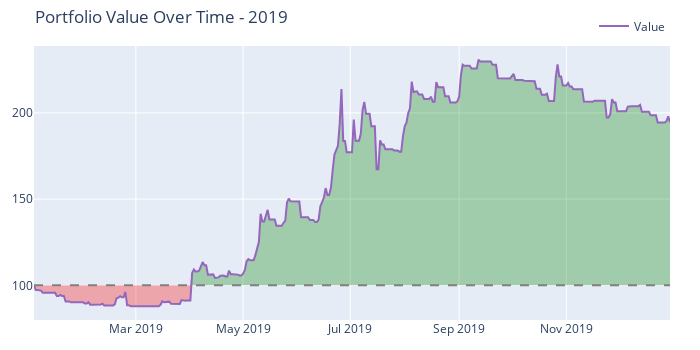
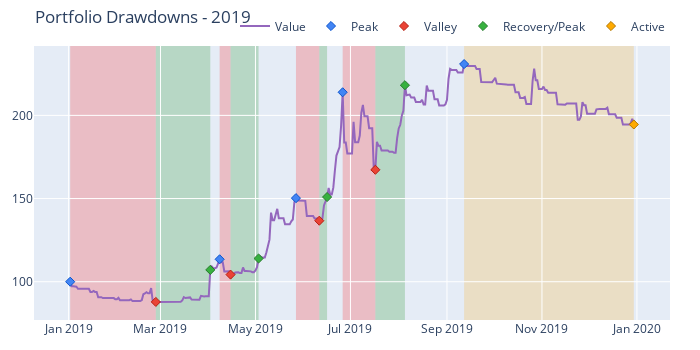
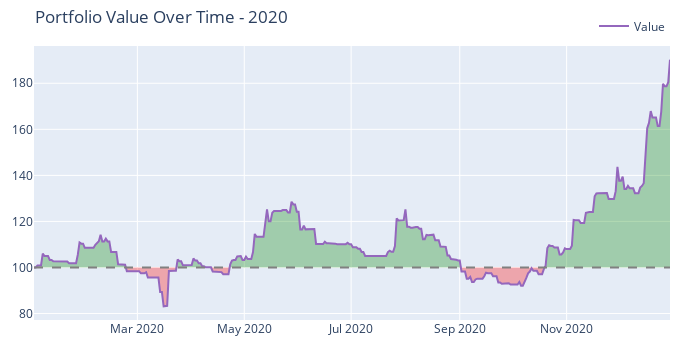
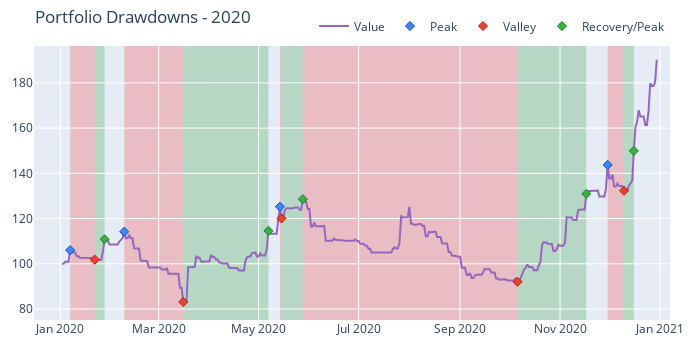

The notebook cell these images were saved under, in order:
### Code cell
import yfinance as yf
import numpy as np
import pandas as pd
import matplotlib.pyplot as plt
import tensorflow as tf
from tensorflow.keras.models import Sequential
from tensorflow.keras.layers import LSTM, Dense, Dropout
from gpflow.kernels import Matern32
from gpflow.models import GPR
from gpflow import set_trainable
from sklearn.preprocessing import StandardScaler
import vectorbt as vbt
from datetime import datetime, timedelta

def fetch_and_process_data(
    ticker="BTC-USD",
    start_date="2020-01-01",
    end_date="2020-12-31"
):
    # Download data
    data = yf.download(ticker, start=start_date, end=end_date)
    
    if data.empty:
        raise ValueError(f"No data found for {ticker} between {start_date} and {end_date}")
    
    # Use "Adj Close" if available, otherwise fallback to "Close"
    if "Adj Close" in data.columns:
        price_series = data["Adj Close"].copy()
    else:
        price_series = data["Close"].copy()
    
    # Ensure price_series is a Series
    if isinstance(price_series, pd.DataFrame):
        price_series = price_series.squeeze()
    
    price_series.name = ticker
    returns = price_series.pct_change().dropna()
    
    scaler = StandardScaler()
    std_returns = scaler.fit_transform(returns.values.reshape(-1, 1))
    
    valid_index = returns.index
    return price_series.loc[valid_index], pd.Series(
        std_returns.flatten(), index=valid_index, name="Standardized Returns"
    )

def generate_signals(returns, train_ratio=0.8, epochs=50):
    # Prepare features: using time step as a feature
    X = np.arange(len(returns), dtype=np.float64).reshape(-1, 1)
    y = returns.values.reshape(-1, 1)
    
    # Use GPR for trend detection
    kernel = Matern32()
    gpr = GPR(data=(X, y), kernel=kernel)
    set_trainable(gpr.likelihood.variance, False)
    trend = gpr.predict_f(X)[0].numpy().flatten()
    
    # Combine returns and trend to form features
    features = np.hstack([returns.values.reshape(-1, 1), trend.reshape(-1, 1)])
    
    # Train/test split (only use train_features for training)
    split_index = int(len(features) * train_ratio)
    train_features = features[:split_index]
    train_labels = returns.values[:split_index]
    
    # Reshape for LSTM input (3D shape required)
    train_features = train_features.reshape(
        (train_features.shape[0], 1, train_features.shape[1])
    )
    
    # Build LSTM model
    model = Sequential([
        LSTM(64, return_sequences=True, input_shape=(train_features.shape[1], train_features.shape[2])),
        Dropout(0.2),
        LSTM(32),
        Dense(1, activation="tanh")
    ])
    model.compile(optimizer=tf.keras.optimizers.Adam(learning_rate=0.001), loss="mse")
    
    # Fit the model on training portion
    model.fit(train_features, train_labels, epochs=epochs, batch_size=32, verbose=0)
    
    # Predict signals using all features
    all_features = features.reshape((features.shape[0], 1, features.shape[1]))
    predicted_signals = model.predict(all_features, verbose=0).flatten()
    
    # Clip predictions to the range [-1, 1]
    positions = np.clip(predicted_signals, -1, 1)
    
    return positions

def backtest_strategy(price_series, positions):
    # Ensure price_series is a Series with a name
    if isinstance(price_series, pd.DataFrame):
        price_series = price_series.squeeze()
    
    positions = pd.Series(positions, index=price_series.index, name=price_series.name)
    entries = positions > 0
    exits = positions < 0
    
    # Create the portfolio using vectorbt
    pf = vbt.Portfolio.from_signals(
        close=price_series, 
        entries=entries, 
        exits=exits, 
        size=np.abs(positions), 
        freq="1D"
    )
    return pf

def evaluate_performance(portfolio, label=""):
    print(f"\nPortfolio Metrics for period: {label}")
    try:
        total_return = portfolio.total_return()
        sharpe = portfolio.sharpe_ratio()
        max_drawdown = portfolio.max_drawdown()
        print(f"Total Return: {float(total_return):.2%}")
        print(f"Sharpe Ratio: {float(sharpe):.2f}")
        print(f"Max Drawdown: {float(max_drawdown):.2%}")
    except Exception as e:
        print("Error calculating performance metrics:", e)
    
    # Optionally, plot the portfolio performance (comment these lines if running multiple tests to avoid multiple pop-ups)
    fig_value = portfolio.plot_value(title=f'Portfolio Value Over Time - {label}')
    fig_value.show()
    
    fig_drawdowns = portfolio.plot_drawdowns(title=f'Portfolio Drawdowns - {label}')
    fig_drawdowns.show()

def test_period(ticker, start_date, end_date, label, train_ratio=0.8, epochs=50):
    print(f"\nTesting period {label} ({start_date} to {end_date})")
    try:
        price_series, returns = fetch_and_process_data(ticker=ticker, start_date=start_date, end_date=end_date)
        positions = generate_signals(returns, train_ratio=train_ratio, epochs=epochs)
        portfolio = backtest_strategy(price_series, positions)
        evaluate_performance(portfolio, label=label)
        print(portfolio.stats())
    except Exception as e:
        print(f"Failed testing period {label}: {e}")

def main():
    ticker = "BTC-USD"
    current_date = datetime.now()
    current_year = current_date.year
    
    # Test full calendar years starting from 2019.
    for year in range(2019, current_year + 1):
        # For past years, use full year. For current year, use YTD.
        if year < current_year:
            start_date = f"{year}-01-01"
            end_date = f"{year}-12-31"
            label = f"{year}"
        else:
            start_date = f"{year}-01-01"
            end_date = current_date.strftime('%Y-%m-%d')
            label = f"{year} (YTD)"
        test_period(ticker, start_date, end_date, label)
    
    # Define multi-year tests ending on current day.
    multi_year_periods = {
        "2-Year": 2,
        "3-Year": 3,
        "5-Year": 5
    }
    
    for period_label, years in multi_year_periods.items():
        start_date_dt = current_date - timedelta(days=int(365 * years))
        start_date = start_date_dt.strftime('%Y-%m-%d')
        end_date = current_date.strftime('%Y-%m-%d')
        label = f"{period_label} Period ({start_date} to {end_date})"
        test_period(ticker, start_date, end_date, label)

if __name__ == "__main__":
    main()

### Figure 1 — Plotly figure (JSON) as saved in the notebook; plotly's stock layout.template omitted (floating-point values rounded to 4 significant figures; data arrays with more than 128 entries replaced by an {"elided": "..."} marker saying what was removed)
{"data": [{"hoverinfo": "skip", "line": {"color": "rgba(0, 0, 0, 0)", "width": 0}, "opacity": 0, "showlegend": false, "type": "scatter", "uid": "b50b00ed-6564-43d7-83e6-ea411d71e3fb", "x": {"elided": "363 str values"}, "y": {"elided": "363 int values"}}, {"connectgaps": false, "fill": "tonexty", "fillcolor": "rgba(0, 128, 0, 0.3)", "hoverinfo": "skip", "line": {"color": "rgba(0, 0, 0, 0)", "width": 0}, "opacity": 0, "showlegend": false, "type": "scatter", "uid": "b76655d1-29e6-46b7-917f-c79c1ac5b8be", "x": {"elided": "363 str values"}, "y": {"elided": "363 float values"}}, {"hoverinfo": "skip", "line": {"color": "rgba(0, 0, 0, 0)", "width": 0}, "opacity": 0, "showlegend": false, "type": "scatter", "uid": "89373b6c-c826-4dde-b069-00564ddc08f6", "x": {"elided": "363 str values"}, "y": {"elided": "363 int values"}}, {"connectgaps": false, "fill": "tonexty", "fillcolor": "rgba(255, 0, 0, 0.3)", "hoverinfo": "skip", "line": {"color": "rgba(0, 0, 0, 0)", "width": 0}, "opacity": 0, "showlegend": false, "type": "scatter", "uid": "69fc0163-c3c3-4f39-b6af-f798f800b23f", "x": {"elided": "363 str values"}, "y": {"elided": "363 float values"}}, {"line": {"color": "#9467bd"}, "name": "Value", "showlegend": true, "type": "scatter", "uid": "6f973704-994f-4a22-ad4d-69334eb42a48", "x": {"elided": "363 str values"}, "y": {"elided": "363 float values"}}, {"hoverinfo": "skip", "line": {"color": "rgba(0, 0, 0, 0)", "width": 0}, "opacity": 0, "showlegend": false, "type": "scatter", "uid": "44a4e17b-db28-41e3-96b7-45b9beba0d24", "x": {"elided": "363 str values"}, "y": {"elided": "363 int values"}}], "layout": {"height": 350, "legend": {"orientation": "h", "traceorder": "normal", "x": 1, "xanchor": "right", "y": 1.02, "yanchor": "bottom"}, "margin": {"b": 30, "l": 30, "r": 30, "t": 30}, "shapes": [{"line": {"color": "gray", "dash": "dash"}, "type": "line", "x0": 0, "x1": 1, "xref": "paper", "y0": 100, "y1": 100, "yref": "y"}], "title": {"text": "Portfolio Value Over Time - 2019"}, "width": 700}}

### Figure 2 — Plotly figure (JSON) as saved in the notebook; plotly's stock layout.template omitted (floating-point values rounded to 4 significant figures; data arrays with more than 128 entries replaced by an {"elided": "..."} marker saying what was removed)
{"data": [{"line": {"color": "#9467bd"}, "name": "Value", "showlegend": true, "type": "scatter", "uid": "6e296452-bfb0-4a63-9121-81a0ca97a98c", "x": {"elided": "363 str values"}, "y": {"elided": "363 float values"}}, {"customdata": [[0], [2], [6], [8], [11]], "hovertemplate": "Drawdown Id: %{customdata[0]}<br>Peak Timestamp: %{x}<br>Peak Value: %{y}", "marker": {"color": "#4285F4", "line": {"color": "rgb(11,84,205)", "width": 1}, "size": 7, "symbol": "diamond"}, "mode": "markers", "name": "Peak", "type": "scatter", "uid": "df8cb521-6089-4a4b-a649-8625d5abd45c", "x": ["2019-01-02T00:00:00", "2019-04-08T00:00:00", "2019-05-27T00:00:00", "2019-06-26T00:00:00", "2019-09-12T00:00:00"], "y": [100, 113.5, 150.3, 213.9, 230.8]}, {"customdata": [["0", "-0.12143634901055649", "55 days 00:00:00"], ["2", "-0.08104370915004373", "7 days 00:00:00"], ["6", "-0.09032192707063874", "15 days 00:00:00"], ["8", "-0.21784298336296867", "21 days 00:00:00"]], "hovertemplate": "Drawdown Id: %{customdata[0]}<br>Valley Timestamp: %{x}<br>Valley Value: %{y}<br>Drawdown: %{customdata[1]:.2%}<br>Duration: %{customdata[2]}", "marker": {"color": "#EA4335", "line": {"color": "rgb(181,31,18)", "width": 1}, "size": 7, "symbol": "diamond"}, "mode": "markers", "name": "Valley", "type": "scatter", "uid": "194e9320-e243-4df2-98d2-a7a87fd9d8df", "x": ["2019-02-26T00:00:00", "2019-04-15T00:00:00", "2019-06-11T00:00:00", "2019-07-17T00:00:00"], "y": [87.86, 104.3, 136.7, 167.3]}, {"customdata": [["0", "0.21913293064310632", "35 days 00:00:00"], ["2", "0.09289362606006349", "18 days 00:00:00"], ["6", "0.10417943936706692", "5 days 00:00:00"], ["8", "0.3039382787069451", "19 days 00:00:00"]], "hovertemplate": "Drawdown Id: %{customdata[0]}<br>End Timestamp: %{x}<br>End Value: %{y}<br>Return: %{customdata[1]:.2%}<br>Duration: %{customdata[2]}", "marker": {"color": "#37B13F", "line": {"color": "rgb(38,123,44)", "width": 1}, "size": 7, "symbol": "diamond"}, "mode": "markers", "name": "Recovery/Peak", "type": "scatter", "uid": "2284c863-531f-415f-9812-94b395d7d005", "x": ["2019-04-02T00:00:00", "2019-05-03T00:00:00", "2019-06-16T00:00:00", "2019-08-05T00:00:00"], "y": [107.1, 114.0, 150.9, 218.1]}, {"customdata": [["11", "-0.1576275809866566", "109 days 00:00:00"]], "hovertemplate": "Drawdown Id: %{customdata[0]}<br>End Timestamp: %{x}<br>End Value: %{y}<br>Return: %{customdata[1]:.2%}<br>Duration: %{customdata[2]}", "marker": {"color": "#FFAA00", "line": {"color": "rgb(178,118,0)", "width": 1}, "size": 7, "symbol": "diamond"}, "mode": "markers", "name": "Active", "type": "scatter", "uid": "1a5f5f06-188f-4e85-a4dd-2de9930a45fc", "x": ["2019-12-30T00:00:00"], "y": [194.5]}], "layout": {"height": 350, "legend": {"orientation": "h", "traceorder": "normal", "x": 1, "xanchor": "right", "y": 1.02, "yanchor": "bottom"}, "margin": {"b": 30, "l": 30, "r": 30, "t": 30}, "shapes": [{"fillcolor": "red", "layer": "below", "line": {"width": 0}, "opacity": 0.2, "type": "rect", "x0": "2019-01-02T00:00:00", "x1": "2019-02-26T00:00:00", "xref": "x", "y0": 0, "y1": 1, "yref": "paper"}, {"fillcolor": "red", "layer": "below", "line": {"width": 0}, "opacity": 0.2, "type": "rect", "x0": "2019-04-08T00:00:00", "x1": "2019-04-15T00:00:00", "xref": "x", "y0": 0, "y1": 1, "yref": "paper"}, {"fillcolor": "red", "layer": "below", "line": {"width": 0}, "opacity": 0.2, "type": "rect", "x0": "2019-05-27T00:00:00", "x1": "2019-06-11T00:00:00", "xref": "x", "y0": 0, "y1": 1, "yref": "paper"}, {"fillcolor": "red", "layer": "below", "line": {"width": 0}, "opacity": 0.2, "type": "rect", "x0": "2019-06-26T00:00:00", "x1": "2019-07-17T00:00:00", "xref": "x", "y0": 0, "y1": 1, "yref": "paper"}, {"fillcolor": "green", "layer": "below", "line": {"width": 0}, "opacity": 0.2, "type": "rect", "x0": "2019-02-26T00:00:00", "x1": "2019-04-02T00:00:00", "xref": "x", "y0": 0, "y1": 1, "yref": "paper"}, {"fillcolor": "green", "layer": "below", "line": {"width": 0}, "opacity": 0.2, "type": "rect", "x0": "2019-04-15T00:00:00", "x1": "2019-05-03T00:00:00", "xref": "x", "y0": 0, "y1": 1, "yref": "paper"}, {"fillcolor": "green", "layer": "below", "line": {"width": 0}, "opacity": 0.2, "type": "rect", "x0": "2019-06-11T00:00:00", "x1": "2019-06-16T00:00:00", "xref": "x", "y0": 0, "y1": 1, "yref": "paper"}, {"fillcolor": "green", "layer": "below", "line": {"width": 0}, "opacity": 0.2, "type": "rect", "x0": "2019-07-17T00:00:00", "x1": "2019-08-05T00:00:00", "xref": "x", "y0": 0, "y1": 1, "yref": "paper"}, {"fillcolor": "orange", "layer": "below", "line": {"width": 0}, "opacity": 0.2, "type": "rect", "x0": "2019-09-12T00:00:00", "x1": "2019-12-30T00:00:00", "xref": "x", "y0": 0, "y1": 1, "yref": "paper"}], "title": {"text": "Portfolio Drawdowns - 2019"}, "width": 700}}

### Figure 3 — Plotly figure (JSON) as saved in the notebook; plotly's stock layout.template omitted (floating-point values rounded to 4 significant figures; data arrays with more than 128 entries replaced by an {"elided": "..."} marker saying what was removed)
{"data": [{"hoverinfo": "skip", "line": {"color": "rgba(0, 0, 0, 0)", "width": 0}, "opacity": 0, "showlegend": false, "type": "scatter", "uid": "d58ef096-fe41-403e-beff-367438972cd9", "x": {"elided": "364 str values"}, "y": {"elided": "364 int values"}}, {"connectgaps": false, "fill": "tonexty", "fillcolor": "rgba(0, 128, 0, 0.3)", "hoverinfo": "skip", "line": {"color": "rgba(0, 0, 0, 0)", "width": 0}, "opacity": 0, "showlegend": false, "type": "scatter", "uid": "8614aacd-5d1e-4e6c-8cd3-4174c6912b68", "x": {"elided": "364 str values"}, "y": {"elided": "364 float values"}}, {"hoverinfo": "skip", "line": {"color": "rgba(0, 0, 0, 0)", "width": 0}, "opacity": 0, "showlegend": false, "type": "scatter", "uid": "02dbe580-657e-455a-9828-3c1ffeb66eaa", "x": {"elided": "364 str values"}, "y": {"elided": "364 int values"}}, {"connectgaps": false, "fill": "tonexty", "fillcolor": "rgba(255, 0, 0, 0.3)", "hoverinfo": "skip", "line": {"color": "rgba(0, 0, 0, 0)", "width": 0}, "opacity": 0, "showlegend": false, "type": "scatter", "uid": "b9c3113e-482c-4cdb-9ae5-2013524a2c0b", "x": {"elided": "364 str values"}, "y": {"elided": "364 float values"}}, {"line": {"color": "#9467bd"}, "name": "Value", "showlegend": true, "type": "scatter", "uid": "3c97027a-6f27-4f1f-a0e5-66a2c9e3dd1e", "x": {"elided": "364 str values"}, "y": {"elided": "364 float values"}}, {"hoverinfo": "skip", "line": {"color": "rgba(0, 0, 0, 0)", "width": 0}, "opacity": 0, "showlegend": false, "type": "scatter", "uid": "bdecef8c-01f5-4345-ac7b-13c12a5be353", "x": {"elided": "364 str values"}, "y": {"elided": "364 int values"}}], "layout": {"height": 350, "legend": {"orientation": "h", "traceorder": "normal", "x": 1, "xanchor": "right", "y": 1.02, "yanchor": "bottom"}, "margin": {"b": 30, "l": 30, "r": 30, "t": 30}, "shapes": [{"line": {"color": "gray", "dash": "dash"}, "type": "line", "x0": 0, "x1": 1, "xref": "paper", "y0": 100, "y1": 100, "yref": "y"}], "title": {"text": "Portfolio Value Over Time - 2020"}, "width": 700}}

### Figure 4 — Plotly figure (JSON) as saved in the notebook; plotly's stock layout.template omitted (floating-point values rounded to 4 significant figures; data arrays with more than 128 entries replaced by an {"elided": "..."} marker saying what was removed)
{"data": [{"line": {"color": "#9467bd"}, "name": "Value", "showlegend": true, "type": "scatter", "uid": "903ab037-4244-416c-afdb-d76b0de365ee", "x": {"elided": "364 str values"}, "y": {"elided": "364 float values"}}, {"customdata": [[0], [2], [4], [7]], "hovertemplate": "Drawdown Id: %{customdata[0]}<br>Peak Timestamp: %{x}<br>Peak Value: %{y}", "marker": {"color": "#4285F4", "line": {"color": "rgb(11,84,205)", "width": 1}, "size": 7, "symbol": "diamond"}, "mode": "markers", "name": "Peak", "type": "scatter", "uid": "19742c04-0bab-4f91-9314-6491aa63f802", "x": ["2020-01-07T00:00:00", "2020-02-09T00:00:00", "2020-05-14T00:00:00", "2020-11-30T00:00:00"], "y": [106.0, 114.2, 125.3, 143.7]}, {"customdata": [["0", "-0.03962716425980849", "15 days 00:00:00"], ["2", "-0.2719639895267158", "36 days 00:00:00"], ["4", "-0.041661804950593", "1 days 00:00:00"], ["5", "-0.28396967910165055", "131 days 00:00:00"], ["7", "-0.07967704682011774", "10 days 00:00:00"]], "hovertemplate": "Drawdown Id: %{customdata[0]}<br>Valley Timestamp: %{x}<br>Valley Value: %{y}<br>Drawdown: %{customdata[1]:.2%}<br>Duration: %{customdata[2]}", "marker": {"color": "#EA4335", "line": {"color": "rgb(181,31,18)", "width": 1}, "size": 7, "symbol": "diamond"}, "mode": "markers", "name": "Valley", "type": "scatter", "uid": "edf3ef90-64b6-4efd-8d49-e283eeb4eafe", "x": ["2020-01-22T00:00:00", "2020-03-16T00:00:00", "2020-05-15T00:00:00", "2020-10-06T00:00:00", "2020-12-10T00:00:00"], "y": [101.8, 83.14, 120.0, 92.05, 132.3]}, {"customdata": [["0", "0.08860937795703679", "6 days 00:00:00"], ["2", "0.37790536743881487", "52 days 00:00:00"], ["4", "0.07091763523029451", "13 days 00:00:00"], ["5", "0.4225618241943639", "42 days 00:00:00"], ["7", "0.13332201849041997", "6 days 00:00:00"]], "hovertemplate": "Drawdown Id: %{customdata[0]}<br>End Timestamp: %{x}<br>End Value: %{y}<br>Return: %{customdata[1]:.2%}<br>Duration: %{customdata[2]}", "marker": {"color": "#37B13F", "line": {"color": "rgb(38,123,44)", "width": 1}, "size": 7, "symbol": "diamond"}, "mode": "markers", "name": "Recovery/Peak", "type": "scatter", "uid": "4b47d855-84e4-403f-9937-2e9a3c36ccd1", "x": ["2020-01-28T00:00:00", "2020-05-07T00:00:00", "2020-05-28T00:00:00", "2020-11-17T00:00:00", "2020-12-16T00:00:00"], "y": [110.8, 114.6, 128.6, 130.9, 149.9]}], "layout": {"height": 350, "legend": {"orientation": "h", "traceorder": "normal", "x": 1, "xanchor": "right", "y": 1.02, "yanchor": "bottom"}, "margin": {"b": 30, "l": 30, "r": 30, "t": 30}, "shapes": [{"fillcolor": "red", "layer": "below", "line": {"width": 0}, "opacity": 0.2, "type": "rect", "x0": "2020-01-07T00:00:00", "x1": "2020-01-22T00:00:00", "xref": "x", "y0": 0, "y1": 1, "yref": "paper"}, {"fillcolor": "red", "layer": "below", "line": {"width": 0}, "opacity": 0.2, "type": "rect", "x0": "2020-02-09T00:00:00", "x1": "2020-03-16T00:00:00", "xref": "x", "y0": 0, "y1": 1, "yref": "paper"}, {"fillcolor": "red", "layer": "below", "line": {"width": 0}, "opacity": 0.2, "type": "rect", "x0": "2020-05-14T00:00:00", "x1": "2020-05-15T00:00:00", "xref": "x", "y0": 0, "y1": 1, "yref": "paper"}, {"fillcolor": "red", "layer": "below", "line": {"width": 0}, "opacity": 0.2, "type": "rect", "x0": "2020-05-28T00:00:00", "x1": "2020-10-06T00:00:00", "xref": "x", "y0": 0, "y1": 1, "yref": "paper"}, {"fillcolor": "red", "layer": "below", "line": {"width": 0}, "opacity": 0.2, "type": "rect", "x0": "2020-11-30T00:00:00", "x1": "2020-12-10T00:00:00", "xref": "x", "y0": 0, "y1": 1, "yref": "paper"}, {"fillcolor": "green", "layer": "below", "line": {"width": 0}, "opacity": 0.2, "type": "rect", "x0": "2020-01-22T00:00:00", "x1": "2020-01-28T00:00:00", "xref": "x", "y0": 0, "y1": 1, "yref": "paper"}, {"fillcolor": "green", "layer": "below", "line": {"width": 0}, "opacity": 0.2, "type": "rect", "x0": "2020-03-16T00:00:00", "x1": "2020-05-07T00:00:00", "xref": "x", "y0": 0, "y1": 1, "yref": "paper"}, {"fillcolor": "green", "layer": "below", "line": {"width": 0}, "opacity": 0.2, "type": "rect", "x0": "2020-05-15T00:00:00", "x1": "2020-05-28T00:00:00", "xref": "x", "y0": 0, "y1": 1, "yref": "paper"}, {"fillcolor": "green", "layer": "below", "line": {"width": 0}, "opacity": 0.2, "type": "rect", "x0": "2020-10-06T00:00:00", "x1": "2020-11-17T00:00:00", "xref": "x", "y0": 0, "y1": 1, "yref": "paper"}, {"fillcolor": "green", "layer": "below", "line": {"width": 0}, "opacity": 0.2, "type": "rect", "x0": "2020-12-10T00:00:00", "x1": "2020-12-16T00:00:00", "xref": "x", "y0": 0, "y1": 1, "yref": "paper"}], "title": {"text": "Portfolio Drawdowns - 2020"}, "width": 700}}
